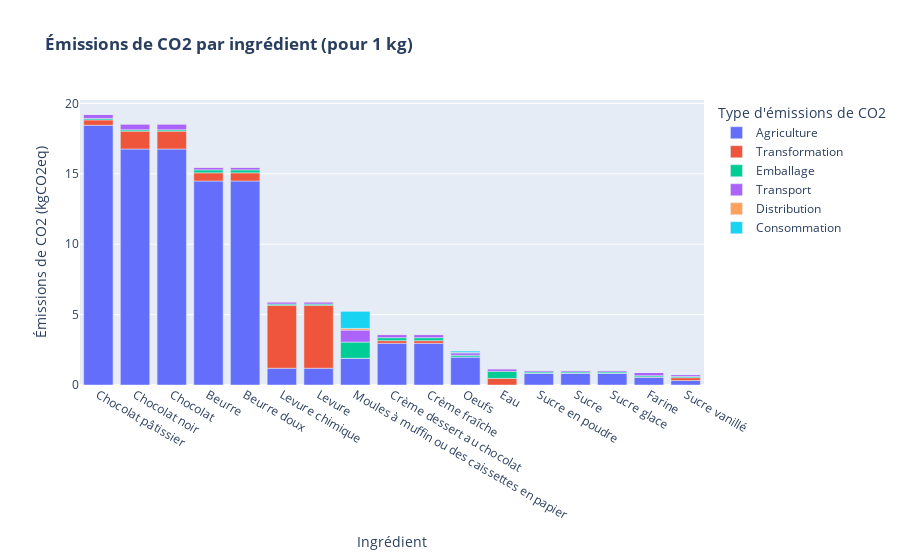

The cell this chart's notebook holds for it:
### Code cell
from src.interface import compare_ingredients

compare_ingredients(preprocessed_data).show()

### Figure 1 — Plotly figure (JSON) as saved in the notebook; plotly's stock layout.template omitted (floating-point values rounded to 4 significant figures)
{"data": [{"alignmentgroup": "True", "customdata": [["Chocolat blanc, tablette", 88, 2.29], ["Farine d'orge", 88, 2.43], ["Sucre roux", 87, 3.02], ["Beurre à 80% mg, salé", 87, 2.69], ["Oeuf, cru", 90, 2.43], ["Chocolat noir fourré praliné, tablette", 88, 3.34], ["Levure chimique ou poudre à lever", 89, 2.85], ["Beurre à 80% mg, salé", 87, 2.69], ["Sucre roux", 89, 3.02], ["Crème dessert au chocolat, appertisée", 94, 2.21], ["Moule commune, crue", 73, 2.85], ["Levure chimique ou poudre à lever", 88, 2.85], ["Sucre vanillé", 100, 2.88], ["Eau de vie", 87, 3.3], ["Chocolat noir fourré praliné, tablette", 88, 3.34], ["Crème dessert au chocolat, appertisée", 78, 2.21], ["Sucre roux", 89, 3.02]], "hovertemplate": "Type d'émissions de CO2=Agriculture<br>Ingrédient=%{x}<br>Émissions de CO2 (kgCO2eq)=%{y}<br>Meilleure correspondance Agribalyse=%{customdata[0]}<br>Fiabilité de la correspondance Agribalyse (%)=%{customdata[1]}<br>Qualité des données (1 : très fiable, 5 : peu fiable)=%{customdata[2]}<extra></extra>", "legendgroup": "Agriculture", "marker": {"color": "#636efa", "pattern": {"shape": ""}}, "name": "Agriculture", "offsetgroup": "Agriculture", "orientation": "v", "showlegend": true, "textposition": "auto", "type": "bar", "x": ["Chocolat pâtissier", "Farine", "Sucre en poudre", "Beurre", "Oeufs", "Chocolat noir", "Levure chimique", "Beurre doux", "Sucre", "Crème dessert au chocolat", "Moules à muffin ou des caissettes en papier", "Levure", "Sucre vanillé", "Eau", "Chocolat", "Crème fraîche", "Sucre glace"], "xaxis": "x", "y": [18.45, 0.56, 0.84, 14.49, 1.99, 16.76, 1.19, 14.49, 0.84, 2.96, 1.9, 1.19, 0.32, 0, 16.76, 2.96, 0.84], "yaxis": "y"}, {"alignmentgroup": "True", "customdata": [["Chocolat blanc, tablette", 88, 2.29], ["Farine d'orge", 88, 2.43], ["Sucre roux", 87, 3.02], ["Beurre à 80% mg, salé", 87, 2.69], ["Oeuf, cru", 90, 2.43], ["Chocolat noir fourré praliné, tablette", 88, 3.34], ["Levure chimique ou poudre à lever", 89, 2.85], ["Beurre à 80% mg, salé", 87, 2.69], ["Sucre roux", 89, 3.02], ["Crème dessert au chocolat, appertisée", 94, 2.21], ["Moule commune, crue", 73, 2.85], ["Levure chimique ou poudre à lever", 88, 2.85], ["Sucre vanillé", 100, 2.88], ["Eau de vie", 87, 3.3], ["Chocolat noir fourré praliné, tablette", 88, 3.34], ["Crème dessert au chocolat, appertisée", 78, 2.21], ["Sucre roux", 89, 3.02]], "hovertemplate": "Type d'émissions de CO2=Transformation<br>Ingrédient=%{x}<br>Émissions de CO2 (kgCO2eq)=%{y}<br>Meilleure correspondance Agribalyse=%{customdata[0]}<br>Fiabilité de la correspondance Agribalyse (%)=%{customdata[1]}<br>Qualité des données (1 : très fiable, 5 : peu fiable)=%{customdata[2]}<extra></extra>", "legendgroup": "Transformation", "marker": {"color": "#EF553B", "pattern": {"shape": ""}}, "name": "Transformation", "offsetgroup": "Transformation", "orientation": "v", "showlegend": true, "textposition": "auto", "type": "bar", "x": ["Chocolat pâtissier", "Farine", "Sucre en poudre", "Beurre", "Oeufs", "Chocolat noir", "Levure chimique", "Beurre doux", "Sucre", "Crème dessert au chocolat", "Moules à muffin ou des caissettes en papier", "Levure", "Sucre vanillé", "Eau", "Chocolat", "Crème fraîche", "Sucre glace"], "xaxis": "x", "y": [0.38, 0.01, 0, 0.58, 0, 1.27, 4.47, 0.58, 0, 0.19, 0, 4.47, 0.2, 0.47, 1.27, 0.19, 0], "yaxis": "y"}, {"alignmentgroup": "True", "customdata": [["Chocolat blanc, tablette", 88, 2.29], ["Farine d'orge", 88, 2.43], ["Sucre roux", 87, 3.02], ["Beurre à 80% mg, salé", 87, 2.69], ["Oeuf, cru", 90, 2.43], ["Chocolat noir fourré praliné, tablette", 88, 3.34], ["Levure chimique ou poudre à lever", 89, 2.85], ["Beurre à 80% mg, salé", 87, 2.69], ["Sucre roux", 89, 3.02], ["Crème dessert au chocolat, appertisée", 94, 2.21], ["Moule commune, crue", 73, 2.85], ["Levure chimique ou poudre à lever", 88, 2.85], ["Sucre vanillé", 100, 2.88], ["Eau de vie", 87, 3.3], ["Chocolat noir fourré praliné, tablette", 88, 3.34], ["Crème dessert au chocolat, appertisée", 78, 2.21], ["Sucre roux", 89, 3.02]], "hovertemplate": "Type d'émissions de CO2=Emballage<br>Ingrédient=%{x}<br>Émissions de CO2 (kgCO2eq)=%{y}<br>Meilleure correspondance Agribalyse=%{customdata[0]}<br>Fiabilité de la correspondance Agribalyse (%)=%{customdata[1]}<br>Qualité des données (1 : très fiable, 5 : peu fiable)=%{customdata[2]}<extra></extra>", "legendgroup": "Emballage", "marker": {"color": "#00cc96", "pattern": {"shape": ""}}, "name": "Emballage", "offsetgroup": "Emballage", "orientation": "v", "showlegend": true, "textposition": "auto", "type": "bar", "x": ["Chocolat pâtissier", "Farine", "Sucre en poudre", "Beurre", "Oeufs", "Chocolat noir", "Levure chimique", "Beurre doux", "Sucre", "Crème dessert au chocolat", "Moules à muffin ou des caissettes en papier", "Levure", "Sucre vanillé", "Eau", "Chocolat", "Crème fraîche", "Sucre glace"], "xaxis": "x", "y": [0.1, 0.09, 0.09, 0.21, 0.12, 0.1, 0.09, 0.21, 0.09, 0.21, 1.15, 0.09, 0.09, 0.5, 0.1, 0.21, 0.09], "yaxis": "y"}, {"alignmentgroup": "True", "customdata": [["Chocolat blanc, tablette", 88, 2.29], ["Farine d'orge", 88, 2.43], ["Sucre roux", 87, 3.02], ["Beurre à 80% mg, salé", 87, 2.69], ["Oeuf, cru", 90, 2.43], ["Chocolat noir fourré praliné, tablette", 88, 3.34], ["Levure chimique ou poudre à lever", 89, 2.85], ["Beurre à 80% mg, salé", 87, 2.69], ["Sucre roux", 89, 3.02], ["Crème dessert au chocolat, appertisée", 94, 2.21], ["Moule commune, crue", 73, 2.85], ["Levure chimique ou poudre à lever", 88, 2.85], ["Sucre vanillé", 100, 2.88], ["Eau de vie", 87, 3.3], ["Chocolat noir fourré praliné, tablette", 88, 3.34], ["Crème dessert au chocolat, appertisée", 78, 2.21], ["Sucre roux", 89, 3.02]], "hovertemplate": "Type d'émissions de CO2=Transport<br>Ingrédient=%{x}<br>Émissions de CO2 (kgCO2eq)=%{y}<br>Meilleure correspondance Agribalyse=%{customdata[0]}<br>Fiabilité de la correspondance Agribalyse (%)=%{customdata[1]}<br>Qualité des données (1 : très fiable, 5 : peu fiable)=%{customdata[2]}<extra></extra>", "legendgroup": "Transport", "marker": {"color": "#ab63fa", "pattern": {"shape": ""}}, "name": "Transport", "offsetgroup": "Transport", "orientation": "v", "showlegend": true, "textposition": "auto", "type": "bar", "x": ["Chocolat pâtissier", "Farine", "Sucre en poudre", "Beurre", "Oeufs", "Chocolat noir", "Levure chimique", "Beurre doux", "Sucre", "Crème dessert au chocolat", "Moules à muffin ou des caissettes en papier", "Levure", "Sucre vanillé", "Eau", "Chocolat", "Crème fraîche", "Sucre glace"], "xaxis": "x", "y": [0.29, 0.23, 0.11, 0.18, 0.17, 0.41, 0.14, 0.18, 0.11, 0.22, 0.85, 0.14, 0.13, 0.18, 0.41, 0.22, 0.11], "yaxis": "y"}, {"alignmentgroup": "True", "customdata": [["Chocolat blanc, tablette", 88, 2.29], ["Farine d'orge", 88, 2.43], ["Sucre roux", 87, 3.02], ["Beurre à 80% mg, salé", 87, 2.69], ["Oeuf, cru", 90, 2.43], ["Chocolat noir fourré praliné, tablette", 88, 3.34], ["Levure chimique ou poudre à lever", 89, 2.85], ["Beurre à 80% mg, salé", 87, 2.69], ["Sucre roux", 89, 3.02], ["Crème dessert au chocolat, appertisée", 94, 2.21], ["Moule commune, crue", 73, 2.85], ["Levure chimique ou poudre à lever", 88, 2.85], ["Sucre vanillé", 100, 2.88], ["Eau de vie", 87, 3.3], ["Chocolat noir fourré praliné, tablette", 88, 3.34], ["Crème dessert au chocolat, appertisée", 78, 2.21], ["Sucre roux", 89, 3.02]], "hovertemplate": "Type d'émissions de CO2=Distribution<br>Ingrédient=%{x}<br>Émissions de CO2 (kgCO2eq)=%{y}<br>Meilleure correspondance Agribalyse=%{customdata[0]}<br>Fiabilité de la correspondance Agribalyse (%)=%{customdata[1]}<br>Qualité des données (1 : très fiable, 5 : peu fiable)=%{customdata[2]}<extra></extra>", "legendgroup": "Distribution", "marker": {"color": "#FFA15A", "pattern": {"shape": ""}}, "name": "Distribution", "offsetgroup": "Distribution", "orientation": "v", "showlegend": true, "textposition": "auto", "type": "bar", "x": ["Chocolat pâtissier", "Farine", "Sucre en poudre", "Beurre", "Oeufs", "Chocolat noir", "Levure chimique", "Beurre doux", "Sucre", "Crème dessert au chocolat", "Moules à muffin ou des caissettes en papier", "Levure", "Sucre vanillé", "Eau", "Chocolat", "Crème fraîche", "Sucre glace"], "xaxis": "x", "y": [0.01, 0.02, 0.01, 0.03, 0.03, 0.01, 0.05, 0.03, 0.01, 0.03, 0.12, 0.05, 0.01, 0.01, 0.01, 0.03, 0.01], "yaxis": "y"}, {"alignmentgroup": "True", "customdata": [["Chocolat blanc, tablette", 88, 2.29], ["Farine d'orge", 88, 2.43], ["Sucre roux", 87, 3.02], ["Beurre à 80% mg, salé", 87, 2.69], ["Oeuf, cru", 90, 2.43], ["Chocolat noir fourré praliné, tablette", 88, 3.34], ["Levure chimique ou poudre à lever", 89, 2.85], ["Beurre à 80% mg, salé", 87, 2.69], ["Sucre roux", 89, 3.02], ["Crème dessert au chocolat, appertisée", 94, 2.21], ["Moule commune, crue", 73, 2.85], ["Levure chimique ou poudre à lever", 88, 2.85], ["Sucre vanillé", 100, 2.88], ["Eau de vie", 87, 3.3], ["Chocolat noir fourré praliné, tablette", 88, 3.34], ["Crème dessert au chocolat, appertisée", 78, 2.21], ["Sucre roux", 89, 3.02]], "hovertemplate": "Type d'émissions de CO2=Consommation<br>Ingrédient=%{x}<br>Émissions de CO2 (kgCO2eq)=%{y}<br>Meilleure correspondance Agribalyse=%{customdata[0]}<br>Fiabilité de la correspondance Agribalyse (%)=%{customdata[1]}<br>Qualité des données (1 : très fiable, 5 : peu fiable)=%{customdata[2]}<extra></extra>", "legendgroup": "Consommation", "marker": {"color": "#19d3f3", "pattern": {"shape": ""}}, "name": "Consommation", "offsetgroup": "Consommation", "orientation": "v", "showlegend": true, "textposition": "auto", "type": "bar", "x": ["Chocolat pâtissier", "Farine", "Sucre en poudre", "Beurre", "Oeufs", "Chocolat noir", "Levure chimique", "Beurre doux", "Sucre", "Crème dessert au chocolat", "Moules à muffin ou des caissettes en papier", "Levure", "Sucre vanillé", "Eau", "Chocolat", "Crème fraîche", "Sucre glace"], "xaxis": "x", "y": [0, 0, 0, 0, 0.1, 0, 0, 0, 0, 0, 1.21, 0, 0, 0, 0, 0, 0], "yaxis": "y"}], "layout": {"barmode": "relative", "legend": {"title": {"text": "Type d'émissions de CO2"}, "tracegroupgap": 0}, "title": {"text": "<b>Émissions de CO2 par ingrédient (pour 1 kg)</b>"}, "xaxis": {"anchor": "y", "categoryorder": "total descending", "domain": [0, 1], "title": {"text": "Ingrédient"}}, "yaxis": {"anchor": "x", "domain": [0, 1], "title": {"text": "Émissions de CO2 (kgCO2eq)"}}}}
